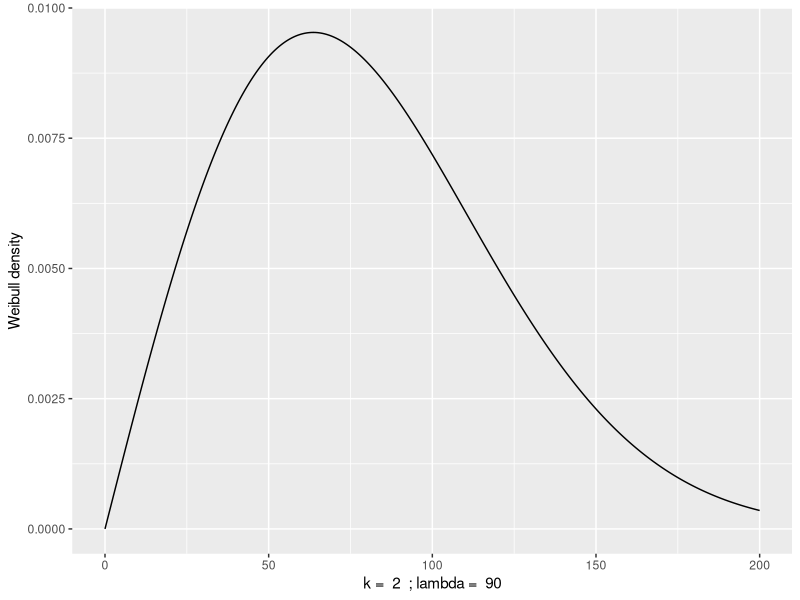
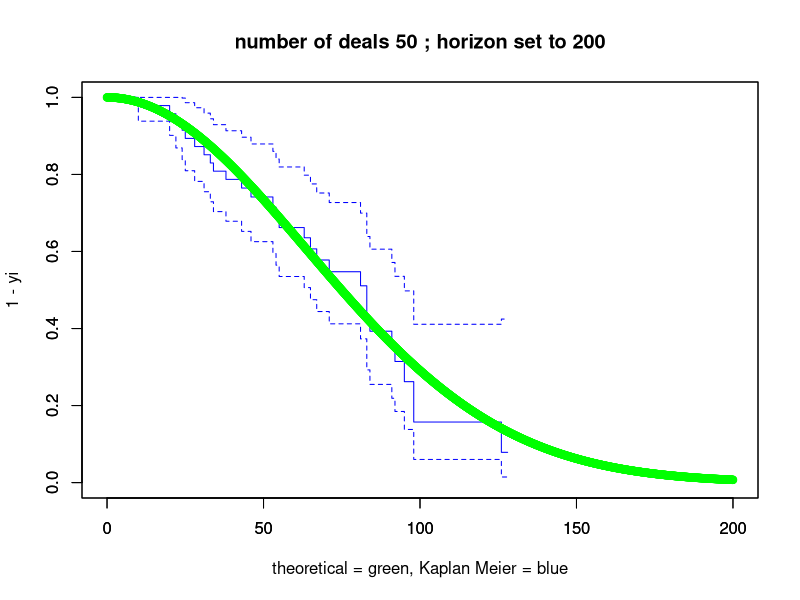

Reproduce these figures in R, in order.
## ---- chunk 1
library(ggplot2)
library(dplyr)
library(survival)

generate_deal <- function(nbr, end_period = 3650, horizon_period = 3650, minimum_duration = 1825, density_function = 0.0001) {
#' This function generates a number (nbr) of deals based on the density function (default_density) and returns these as a data frame.
#' Each of the deals starts at a random period from 1 to end_period. Each of the deals has a minimum original maturity of minimum_duration. The horizon_period is the period at which the deals are being observed (aka reporting date).
#' The data frame contains 6 columns.
#' The end period is the value of the input variable which is the latest period at which a deal can start.
#' The deal period is a random period between period 1 and the end period at which the deal starts.
#' The time value is the number of periods after the deal period that a deal defaulted or matured or when the horizon period was reached (which ever occured first)
#' The censor value indicates if the deal was censored (id est the deal did not default at the deal period + time)
#' The maturity period is a random period between the deal period and the end period increased with the deal period and the minimum duration. It is the period in which the deal will mature if no default occured before that period.
#' The default period is the period when a deal defaulted. If it did not default the value is set to -1.
  # Check that the horizon period is at least equal to the end period
  if (horizon_period < end_period) {
    print('The horizon period can not be smaller than the end period. It has been set equal to the horizon period for the generation of data.')
    horizon_period <- end_period
  }
  # The deal period is a random period between the start period (= 1) and the end period
  deal_period <- sample(1:end_period, nbr, TRUE)
  # Initially we apply the same logic to the maturity period (so for the moment a deal can mature before it starts)
  maturity_period <- sample(1:end_period, nbr, TRUE)
  # Convert to a data frame
  data <- as.data.frame(cbind(end_period,deal_period,maturity_period))
  # The maturity period is increase with the deal period and the minimum duration
  data$maturity_period <- data$deal_period + data$maturity_period + minimum_duration
  # Without default the time value for the survival analysis is the minimum of the maturity period and the horizon period reduced with the deal period
  data$time <- data$maturity_period
  data$time[which(horizon_period < data$maturity_period)] <- horizon_period
  data$time <- data$time - data$deal_period
  # Without default all deals are censored for the survival analysis (set to 0 and NOT to 1)
  data$censor <- 0
  # Initially set all deals as not defaulted
  data$default_period <- -1
  ## Iterate over the data to determine a default period and time (for each time period until the deal time)
  for (time in 1:end_period) {
    # here we use a constant daily default rate (update with a function call to a weibull if time permits)
    default_rate <- density_function(period = time)
    default_check <- runif(n = nbr) # generates nbr uniform random variables from 0 to 1
    # if the default check is smaller than the default rate and the deal has not matured nor has it defaulted in an earlier period
    # then set the default period to the deal date increased with the current value of time variable we are iterating over
    data$default_period[which(default_check < default_rate & time < data$time & data$default_period == -1)] <- data$deal_period[which(default_check < default_rate & time < data$time & data$default_period == -1)] + time
    # update the censor status accordingly (defaulted = not censored)
    data$censor[which(data$default_period == data$deal_period + time)] <- 1 # set to 1 and NOT to 0
    # update the time value accordingly
    data$time[which(default_check < default_rate & time < data$time & data$default_period == data$deal_period + time)] <- time
  }
  return(data)
}

plot_km_vs_theoretical_value <- function(KM, horizon, cumulative_density_function) {
# Function to plot the Kaplan-Meier estimator and the expected values of the cumulative density function.
  plot(KM, xlim = c(0,horizon), ylim = c(0,1), col = 'blue', xaxs = 'r') # plots the KM with 95% confidence intervals
  par(new=TRUE)
  xi = seq(0, horizon, length=10*horizon)
  yi = cumulative_density_function(period = xi)
  plot(x = xi, y = 1 - yi, xlim = c(0,horizon), ylim = c(0,1), col = 'green',
       xlab = 'theoretical = green, Kaplan Meier = blue', xaxs = 'r', main = paste0('number of deals ', KM$n, ' ; horizon set to ', horizon))
}

get_period_event_rate_weibull <- function(period, k = k_value, lambda = lambda_value) {
  p <- pweibull(period,k,scale = lambda)
  p_prev <- pweibull(period - 1,k,scale = lambda)
  return((p - p_prev) / (1 - p_prev))
}

get_period_cumulative_event_rate_weibull <- function(period, k = k_value, lambda = lambda_value) {
  return(pweibull(period,k,scale = lambda))
}

## ---- chunk 2
deal_latest_period_to_start <- 200
period_of_observation <- 200
number_of_deals <- 50
deal_minimum_duration <- 30
k_value <- 2 # update this to get a different k value for the weibull rate
lambda_value <- 90 # update this to get a different lambda / scale value for the weibull rate
# generic functions to assign the specific event rate functions
period_event_rate <- get_period_event_rate_weibull
period_event_cumulative_rate <- get_period_cumulative_event_rate_weibull
# the weibull distribution plot
x <- seq(0, period_of_observation, length=10*period_of_observation)
y <- dweibull(x,k_value,scale = lambda_value) # density
data <- as.data.frame(cbind(x,y))
plot <- ggplot(data, aes(x = data$x, y = data$y))
print(plot + geom_line() + xlab(paste("k = ", k_value, " ; lambda = ", lambda_value)) + ylab("Weibull density"))
## ---- chunk 3
# generate data
data <- generate_deal(nbr = number_of_deals, end_period = deal_latest_period_to_start, horizon_period = period_of_observation, minimum_duration = deal_minimum_duration, density_function = period_event_rate)

# The below 2 lines of code are the only ones needed to construct the model
data_surv <- Surv(data$time,data$censor)
KM=survfit(data_surv~1) # Obtain the Kaplan-Meier estimator

# Kaplan Meier analysis
plot_km_vs_theoretical_value(KM = KM, horizon = period_of_observation, cumulative_density_function = period_event_cumulative_rate)
## ---- chunk 4
summary(KM)
str(KM)
